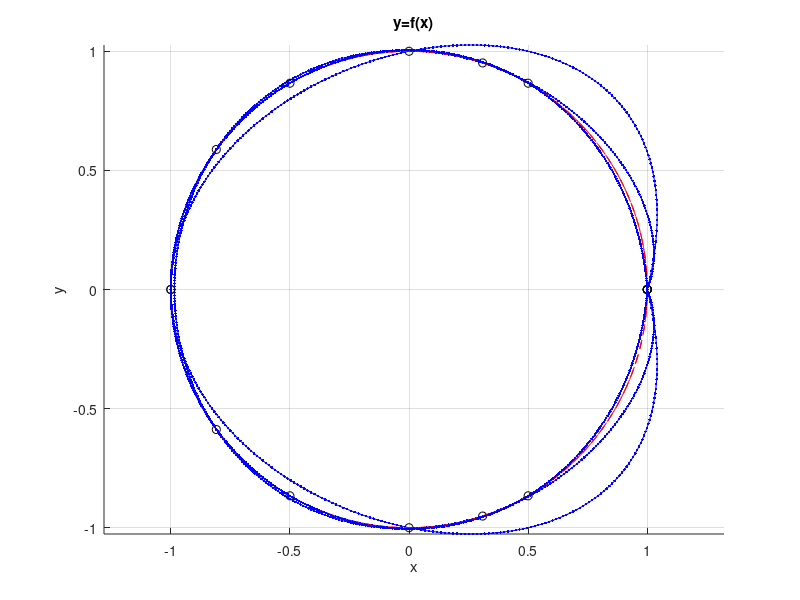
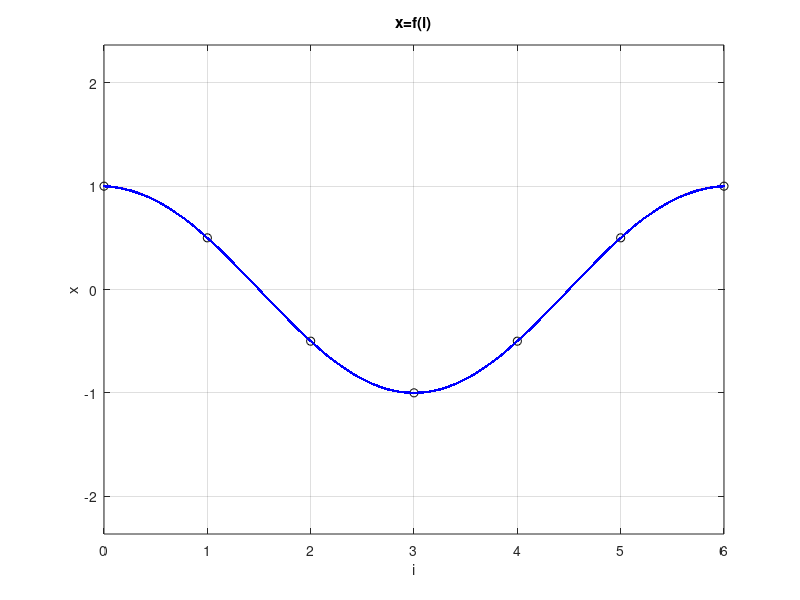

The MATLAB script that drew these images, in order:
% x(i) = ax0 +ax1*i^1 + ax2*i^2 + ... + axN*i^N
% y(i) = ay0 +ay1*i^1 + ay2*i^2 + ... + ayN*i^N
clear all; close all;

hold on;

for n=(4:6)
   %n = 10;                 % stopien wielomianow
   i = (0 : n)';           % zmienna "i" wielomianu w wezlach ("rzadka")
   xi = cos( 2*pi/n * i ); % wartosci funkcji x=kosinus w wezlach
   yi = sin( 2*pi/n * i ); % wartosci funkcji y=sinus w wezlach
   [ i, xi, yi ], %pause    % sprawdzenie wartosci
  
   X = vander(i), %pause    % wygenerowanie i pokazanie macierzy Vandermonde'a
  
   ax = inv(X) * xi;       % obliczenie wielu wsp. wielomianu dla zmiennej x
   ay = inv(X) * yi;       % obliczenie wielu wsp. wielomianu dla zmiennej y
   id = 0 : 0.01 : n;          % zmienna "i" dokladna
   xd = cos( 2*pi/n * id );    % dokladne wartosci x
   yd = sin( 2*pi/n * id );    % dokladne wartosci y
   plot(xi, yi, 'ko', xd, yd, 'r--', polyval(ax, id), polyval(ay, id), 'b.-');
end
xlabel('x'); ylabel('y'); title('y=f(x)'); axis square; grid; axis equal;

figure; plot( i,xi,'ko', id,xd,'r--', id, polyval(ax,id),'b.-');
xlabel('i'); ylabel('x'); title('x=f(i)'); grid; axis equal;
